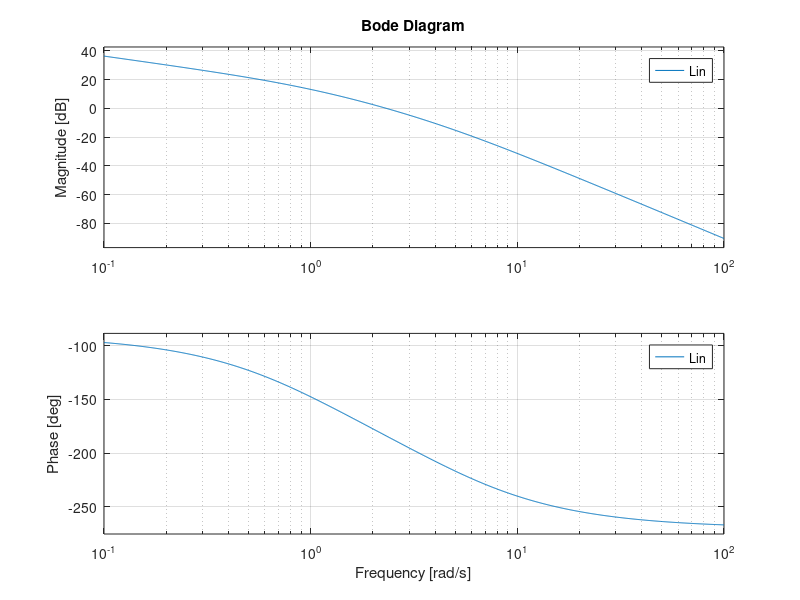

This figure's MATLAB source: (Note: this script raises an error after producing the figure.)
clear all 
close all 
clc

s = tf('s');
s_hat = 0.12;
zeta = abs(log(s_hat))/sqrt(pi^2+(log(s_hat))^2);

Ga = 0.014;
Gf = 1;
Gs = 1;
Gp = 100/(s^2+5.5*s+4.5);
kd = 1;
kc = 21.43;
nu = 1;

Lin = (kc)/(s^nu)*Ga*Gf*Gs*Gp

figure(1)
bode(Lin)

[numLin,denLin]=tfdata(Lin,'v');
figure(2)
nyquist1(numLin,denLin),grid on

Tp = 1.078;
Sp = 1.3939;
figure(3)
myngridst(Tp,Sp)
nichols(Lin)

wc= 1.60;
%zero
wnorm = 0.55;
z = wc/wnorm;
zd= 1+s/z;
L = Lin*zd;
figure(3)
nichols(L,'r');

%lead
wnormd = 0.6;
md = 16;
rd = wc/wnormd;
Rd = (1+s/rd)/(1+s/(md*rd));
L = L*Rd;
figure(3)
nichols(L,'g');
%lag
wnorm = 1000;
mi = 10^(8.93/20);
pd = wc/wnorm;
Pd = (1+s/(mi*pd))/(1+(s/pd));
L = L*Pd;
figure(3)
nichols(L,'r');

L = (L*1/(1+(s/60)))*1/(1+(s/60))*1/(1+(s/60));
T = zpk(minreal(L/(1+L),10^-3));
figure(4)
step(T*kd)

figure(5)
bodemag(T)
S = zpk(minreal(1/(1+L),10^-3));
figure,bodemag(S)
